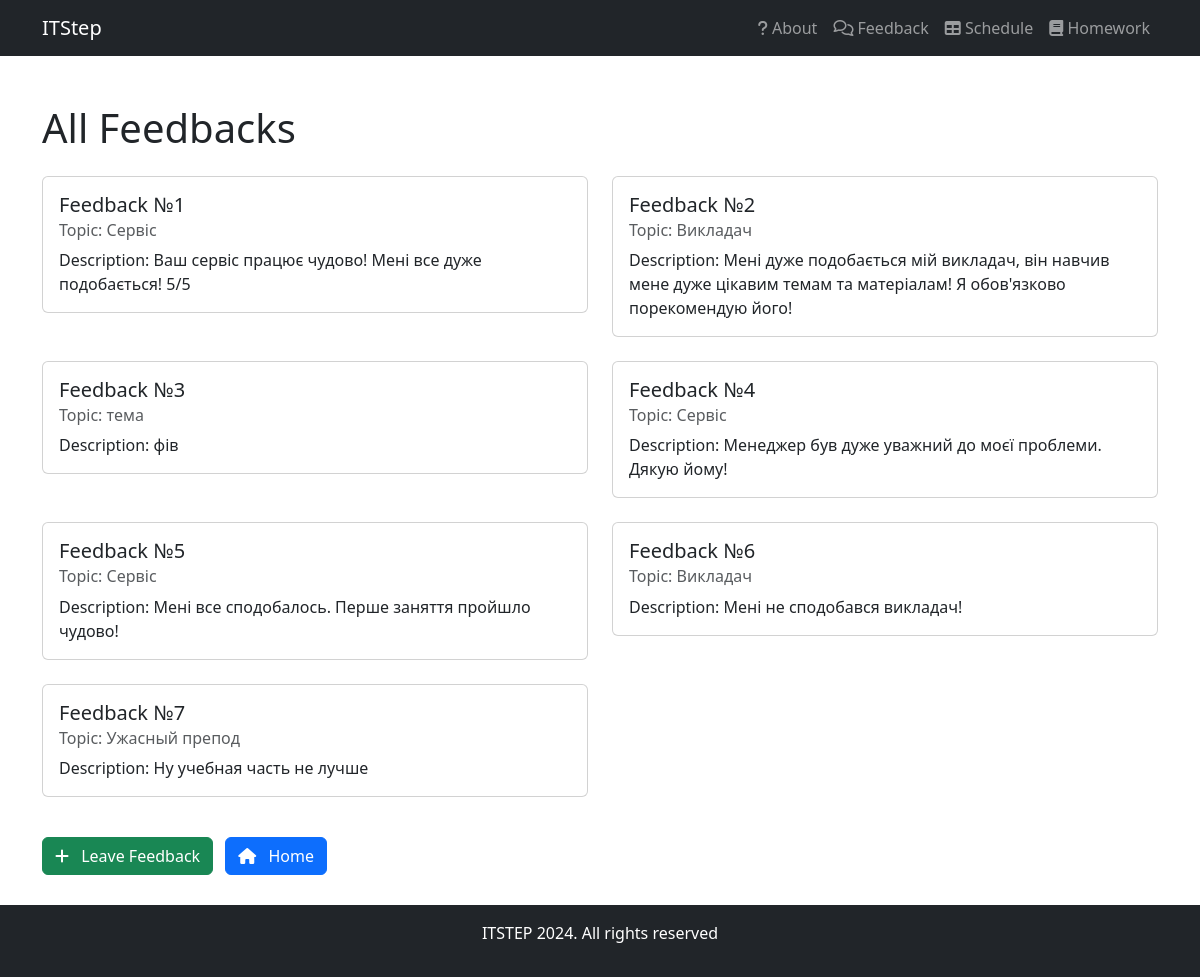
The app's page /student/feedback/ with its own data.
### main/models.py (models this page shows, shortened)
class Feedback(models.Model):
    id = models.IntegerField("ID", primary_key=True)
    topic = models.CharField("Topic", max_length=15)
    description = models.TextField("Description")

### main/views.py (the view)
# urls.py: path('feedback/', views.show_feedback, name="feedback"),
def show_feedback(request):
    feedbacks = Feedback.objects.all()
    return render(request, "main/feedback.html", {'feedbacks':feedbacks})

### main/templates/main/feedback.html (shortened to what this page needs)
{% extends 'mydj/templates/mydj/layout.html' %}
{% block content %}
    <div class="mt-4">
        <h1 class="mb-4">All Feedbacks</h1>
        <div class="row">
            {% for i in feedbacks %}
            <div class="col-md-6 mb-4">
                <div class="card">
                    <div class="card-body">
                        <h5 class="card-title">Feedback №{{i.id}}</h5>
                        <h6 class="card-subtitle mb-2 text-muted">Topic: {{i.topic}}</h6>
                        <p class="card-text">Description: {{i.description }}</p>
                    </div>
                </div>
            </div>
            {% endfor %}
        </div>
        <a href="{% url 'create' %}" class="btn btn-success mt-3">
            <i class="fa-solid fa-plus me-2"></i> Leave Feedback
        </a>
        <a href="{% url 'home_student' %}" class="btn btn-primary mt-3 ms-2">
            <i class="fa-solid fa-house me-2"></i> Home
        </a>
    </div>
{% endblock %}

### mydj/templates/mydj/layout.html (shortened to what this page needs)
<!DOCTYPE html>
<html lang="en">
<head>
    {% load static %}
    <link href="https://cdn.jsdelivr.net/npm/bootstrap@5.3.3/dist/css/bootstrap.min.css" rel="stylesheet">
</head>
<body>
    <nav class="navbar navbar-expand-lg navbar-dark bg-dark mb-4">
        <div class="container">
            <a class="navbar-brand" href="{% url 'home' %}">ITStep</a>
            <div class="collapse navbar-collapse" id="navbarNav">
                <ul class="navbar-nav ms-auto">
                    <li class="nav-item">
                        <a class="nav-link" href="{% url 'about' %}"><i class="fa-solid fa-question"></i> About</a>
                    </li>
                    <li class="nav-item">
                        <a class="nav-link" href="{% url 'feedback' %}"><i class="fa-regular fa-comments"></i> Feedback</a>
                    </li>
                    <li class="nav-item">
                        <a class="nav-link" href="{% url 'schedule' %}"><i class="fa-solid fa-table"></i> Schedule</a>
                    </li>
                    <li class="nav-item">
                        <a class="nav-link" href="{% url 'homework' %}"><i class="fa-solid fa-book"></i> Homework</a>
                    </li>
                </ul>
            </div>
        </div>
    </nav>
    <div class="container content">
        {% block content %}
        {% endblock %}
    </div>
    <footer class="bg-dark text-white text-center py-3" style="margin-top: 30px">
        <p>ITSTEP 2024. All rights reserved</p>
    </footer>
</body>
</html>

### mydj/templates/mydj/layout.html (style rules this page uses)
html, body { height: 100%; }
body { display: flex; flex-direction: column; }
.content { flex: 1; }

### records on screen
Feedback: id "1", topic "Сервіс", description "Ваш сервіс працює чудово! Мені все дуже подобається! 5/5"
Feedback: id "2", topic "Викладач", description "Мені дуже подобається мій викладач, він навчив мене дуже цікавим темам та матеріалам! Я обов'язково порекомендую його!"
Feedback: id "3", topic "тема", description "фів"
Feedback: id "4", topic "Сервіс", description "Менеджер був дуже уважний до моєї проблеми. Дякую йому!"
Feedback: id "5", topic "Сервіс", description "Мені все сподобалось. Перше заняття пройшло чудово!"
Feedback: id "6", topic "Викладач", description "Мені не сподобався викладач!"
Feedback: id "7", topic "Ужасный препод", description "Ну учебная часть не лучше"
